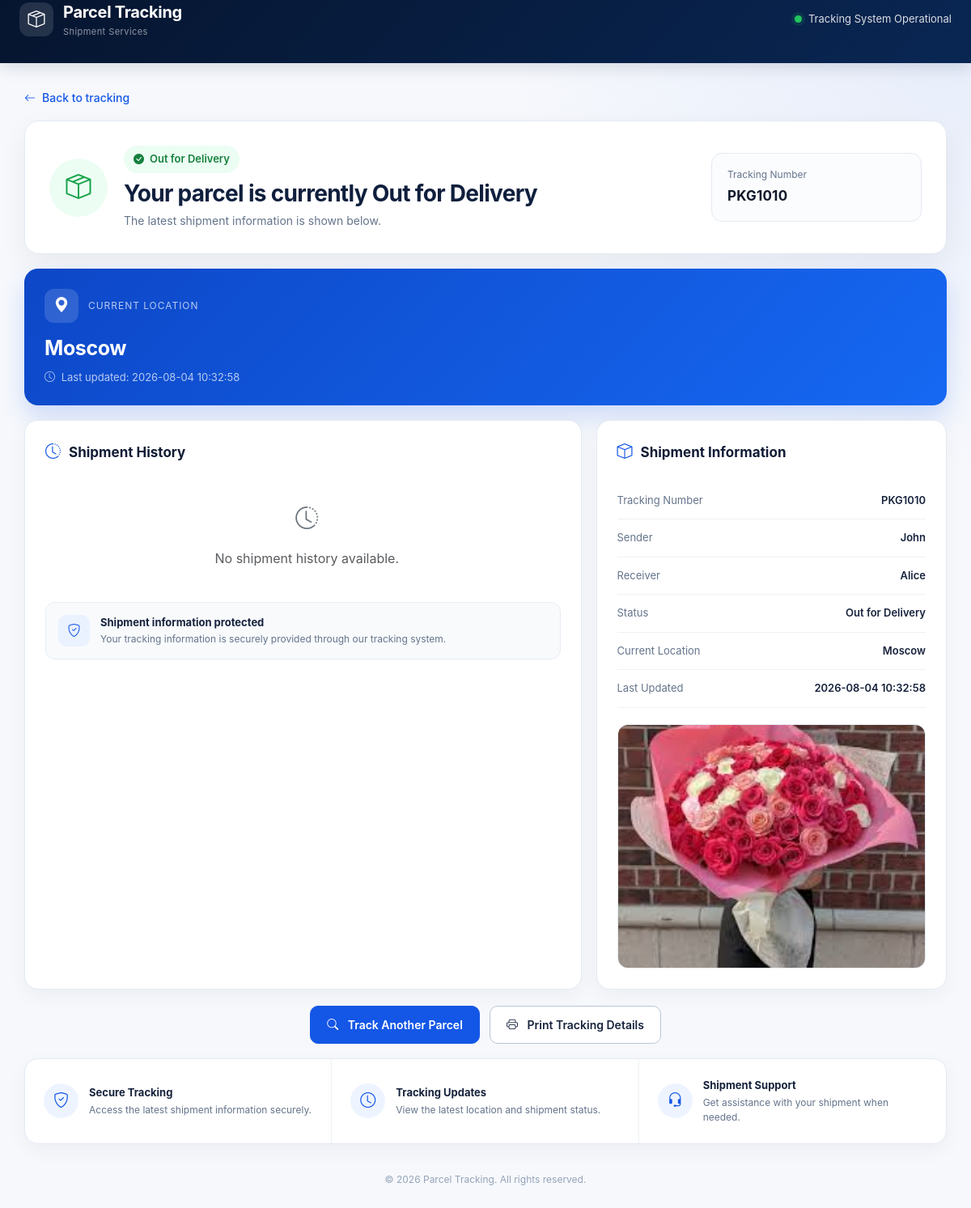
Page /track/14 on the committed database.
### tables this page shows
CREATE TABLE parcels (
        id INTEGER PRIMARY KEY AUTOINCREMENT,
        tracking_number TEXT UNIQUE NOT NULL,
        sender_name TEXT,
        receiver_name TEXT,
        status TEXT,
        location TEXT,
        updated_at TEXT
    , receiver_email TEXT, parcel_image TEXT);

### app.py (the view)
@app.route("/track/<int:parcel_id>")
def track_parcel(parcel_id):
    conn = sqlite3.connect("database/parcels.db")
    conn.row_factory = sqlite3.Row
    cursor = conn.cursor()
    cursor.execute(
        "SELECT * FROM parcels WHERE id=?",
        (parcel_id,)
    )
    parcel = cursor.fetchone()
    conn.close()
    if not parcel:
        return render_template(
            "index.html",
            message="Tracking number not found."
        )
    return render_template(
        "result.html",
        parcel=parcel
    )

### templates/result.html (shortened to what this page needs)
<!DOCTYPE html>
<html lang="en">
<head>
    <link
        rel="stylesheet"
        href="https://cdn.jsdelivr.net/npm/bootstrap@5.3.3/dist/css/bootstrap.min.css"
    >
    <link
        rel="stylesheet"
        href="https://cdn.jsdelivr.net/npm/bootstrap-icons@1.11.3/font/bootstrap-icons.min.css"
    >
</head>
<body>
<nav class="topbar">
    <div class="container-fluid px-4">
        <div class="d-flex align-items-center justify-content-between">
            <a href="/" class="brand">
                <div class="brand-icon">
                    <i class="bi bi-box-seam"></i>
                </div>
                <div>
                    <div class="brand-name">
                        Parcel Tracking
                    </div>
                    <span class="brand-subtitle">
                        Shipment Services
                    </span>
                </div>
            </a>
            <div class="system-status">
                <span class="status-dot"></span>
                Tracking System Operational
            </div>
        </div>
    </div>
</nav>
<main class="page-wrapper">
    <a href="/" class="back-link">
        <i class="bi bi-arrow-left"></i>
        Back to tracking
    </a>
    <section class="status-card">
        <div class="status-layout">
            <div class="status-left">
                <div class="status-icon">
                    <i class="bi bi-box-seam"></i>
                </div>
                <div>
                    <div class="status-badge">
                        <i class="bi bi-check-circle-fill"></i>
                        {{ parcel[4] }}
                    </div>
                    <h1 class="status-title">
                        Your parcel is currently
                        {{ parcel[4] }}
                    </h1>
                    <p class="status-description">
                        The latest shipment information is shown below.
                    </p>
                </div>
            </div>
            <div class="tracking-box">
                <div class="tracking-label">
                    Tracking Number
                </div>
                <div class="tracking-number">
                    {{ parcel[1] }}
                </div>
            </div>
        </div>
    </section>
    <section class="location-card">
        <div class="location-top">
            <div class="location-icon">
                <i class="bi bi-geo-alt-fill"></i>
            </div>
            <div>
                <div class="location-label">
                    Current Location
                </div>
            </div>
        </div>
        <div class="location-value">
            {{ parcel[5] }}
        </div>
        <div class="location-updated">
            <i class="bi bi-clock me-1"></i>
            Last updated:
            {{ parcel[6] }}
        </div>
    </section>
    <div class="content-grid">
        <section class="card-panel">
            <div class="section-title">
                <i class="bi bi-clock-history"></i>
                Shipment History
            </div>
            <div class="timeline">
                {% if history %}
                    {% for item in history %}
                    <div class="timeline-item">
                        <div class="timeline-line"></div>
                        <div class="timeline-dot"></div>
                        <div class="timeline-content">
                            <div class="timeline-status">
                                {{ item.status }}
                            </div>
                            <div class="timeline-location">
                                <i class="bi bi-geo-alt me-1"></i>
                                {{ item.location }}
                            </div>
                        </div>
                        <div class="timeline-date">
                            {{ item.updated_at }}
                        </div>
                    </div>
                    {% endfor %}
                {% else %}
                    <div class="text-center py-4">
                        <i
                            class="bi bi-clock-history fs-3 text-secondary"
                        ></i>
                        <p class="text-muted mt-3 mb-0">
                            No shipment history available.
                        </p>
                    </div>
                {% endif %}
            </div>
            <div class="security-box">
                <div class="security-icon">
                    <i class="bi bi-shield-check"></i>
                </div>
                <div>
                    <div class="security-title">
                        Shipment information protected
                    </div>
                    <div class="security-text">
                        Your tracking information is securely provided
                        through our tracking system.
                    </div>
                </div>
            </div>
        </section>
        <section class="card-panel">
            <div class="section-title">
                <i class="bi bi-box"></i>
                Shipment Information
            </div>
            <div class="detail-row">
                <div class="detail-label">
                    Tracking Number
                </div>
                <div class="detail-value">
                    {{ parcel[1] }}
                </div>
            </div>
            <div class="detail-row">
                <div class="detail-label">
                    Sender
                </div>
                <div class="detail-value">
                    {{ parcel[2] }}
                </div>
            </div>
            <div class="detail-row">
                <div class="detail-label">
                    Receiver
                </div>
                <div class="detail-value">
                    {{ parcel[3] }}
                </div>
            </div>
            <div class="detail-row">
                <div class="detail-label">
                    Status
                </div>
                <div class="detail-value">
                    {{ parcel[4] }}
                </div>
            </div>
            <div class="detail-row">
                <div class="detail-label">
                    Current Location
                </div>
                <div class="detail-value">
                    {{ parcel[5] }}
                </div>
            </div>
            <div class="detail-row">
                <div class="detail-label">
                    Last Updated
                </div>
                <div class="detail-value">
                    {{ parcel[6] }}
                </div>
            </div>
            <div class="parcel-image-wrapper">
                {% if parcel["parcel_image"] %}
                    <img
                        src="{{ url_for('static', filename='uploads/' ~ parcel['parcel_image']) }}"
                        class="parcel-image"
                        alt="Parcel"
                    >
                {% else %}
                    <img
                        src="{{ url_for('static', filename='uploads/box.jpg') }}"
                        class="parcel-image"
                        alt="Parcel"
                    >
                {% endif %}
            </div>
        </section>
    </div>
    <div class="actions">
        <a
            href="/"
            class="btn action-button primary-action"
        >
            <i class="bi bi-search me-2"></i>
            Track Another Parcel
        </a>
        <button
            onclick="window.print()"
            class="btn action-button secondary-action"
        >
            <i class="bi bi-printer me-2"></i>
            Print Tracking Details
        </button>
    </div>
    <section class="features">
        <div class="feature">
            <div class="feature-icon">
                <i class="bi bi-shield-check"></i>
            </div>
            <div>
                <div class="feature-title">
                    Secure Tracking
                </div>
                <div class="feature-text">
                    Access the latest shipment information securely.
                </div>
            </div>
        </div>
        <div class="feature">
            <div class="feature-icon">
                <i class="bi bi-clock"></i>
            </div>
            <div>
                <div class="feature-title">
                    Tracking Updates
                </div>
                <div class="feature-text">
                    View the latest location and shipment status.
                </div>
            </div>
        </div>
        <div class="feature">
            <div class="feature-icon">
                <i class="bi bi-headset"></i>
            </div>
            <div>
                <div class="feature-title">
                    Shipment Support
                </div>
                <div class="feature-text">
                    Get assistance with your shipment when needed.
                </div>
            </div>
        </div>
    </section>
    <footer>
        © 2026 Parcel Tracking. All rights reserved.
    </footer>
</main>
</body>
</html>

### rows in the picture
parcels: status "Out for Delivery", tracking_number "PKG1010", location "Moscow", updated_at "2026-08-04 10:32:58", sender_name "John", receiver_name "Alice", parcel_image (picture)
